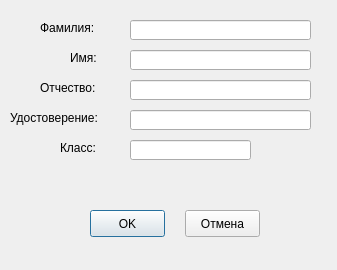
<?xml version="1.0" encoding="UTF-8"?>
<ui version="4.0">
 <class>Dialog</class>
 <widget class="QDialog" name="Dialog">
  <property name="windowModality">
   <enum>Qt::ApplicationModal</enum>
  </property>
  <property name="enabled">
   <bool>true</bool>
  </property>
  <property name="geometry">
   <rect>
    <x>0</x>
    <y>0</y>
    <width>337</width>
    <height>270</height>
   </rect>
  </property>
  <property name="sizeIncrement">
   <size>
    <width>0</width>
    <height>0</height>
   </size>
  </property>
  <property name="baseSize">
   <size>
    <width>0</width>
    <height>0</height>
   </size>
  </property>
  <property name="windowTitle">
   <string>Сотрудник</string>
  </property>
  <property name="windowIcon">
   <iconset>
    <normaloff>bmp/18.bmp</normaloff>bmp/18.bmp</iconset>
  </property>
  <widget class="QPushButton" name="PushButton">
   <property name="geometry">
    <rect>
     <x>90</x>
     <y>210</y>
     <width>75</width>
     <height>27</height>
    </rect>
   </property>
   <property name="baseSize">
    <size>
     <width>0</width>
     <height>0</height>
    </size>
   </property>
   <property name="text">
    <string>OK</string>
   </property>
   <property name="icon">
    <iconset>
     <normaloff>bmp/124.bmp</normaloff>bmp/124.bmp</iconset>
   </property>
   <property name="checkable">
    <bool>false</bool>
   </property>
  </widget>
  <widget class="QPushButton" name="PushButton_2">
   <property name="geometry">
    <rect>
     <x>185</x>
     <y>210</y>
     <width>75</width>
     <height>27</height>
    </rect>
   </property>
   <property name="baseSize">
    <size>
     <width>0</width>
     <height>0</height>
    </size>
   </property>
   <property name="text">
    <string>Отмена</string>
   </property>
   <property name="icon">
    <iconset>
     <normaloff>bmp/111.bmp</normaloff>bmp/111.bmp</iconset>
   </property>
   <property name="checkable">
    <bool>false</bool>
   </property>
  </widget>
  <widget class="QLineEdit" name="lineEdit">
   <property name="geometry">
    <rect>
     <x>130</x>
     <y>20</y>
     <width>181</width>
     <height>20</height>
    </rect>
   </property>
   <property name="frame">
    <bool>true</bool>
   </property>
  </widget>
  <widget class="QLineEdit" name="lineEdit_2">
   <property name="geometry">
    <rect>
     <x>130</x>
     <y>50</y>
     <width>181</width>
     <height>20</height>
    </rect>
   </property>
  </widget>
  <widget class="QLineEdit" name="lineEdit_3">
   <property name="geometry">
    <rect>
     <x>130</x>
     <y>80</y>
     <width>181</width>
     <height>20</height>
    </rect>
   </property>
  </widget>
  <widget class="QLineEdit" name="lineEdit_4">
   <property name="geometry">
    <rect>
     <x>130</x>
     <y>110</y>
     <width>181</width>
     <height>20</height>
    </rect>
   </property>
  </widget>
  <widget class="QLineEdit" name="lineEdit_5">
   <property name="geometry">
    <rect>
     <x>130</x>
     <y>140</y>
     <width>121</width>
     <height>20</height>
    </rect>
   </property>
  </widget>
  <widget class="QLabel" name="label">
   <property name="geometry">
    <rect>
     <x>40</x>
     <y>20</y>
     <width>71</width>
     <height>16</height>
    </rect>
   </property>
   <property name="text">
    <string>Фамилия:</string>
   </property>
   <property name="textInteractionFlags">
    <set>Qt::NoTextInteraction</set>
   </property>
  </widget>
  <widget class="QLabel" name="label_2">
   <property name="geometry">
    <rect>
     <x>70</x>
     <y>50</y>
     <width>41</width>
     <height>16</height>
    </rect>
   </property>
   <property name="text">
    <string>Имя:</string>
   </property>
  </widget>
  <widget class="QLabel" name="label_3">
   <property name="geometry">
    <rect>
     <x>40</x>
     <y>80</y>
     <width>71</width>
     <height>16</height>
    </rect>
   </property>
   <property name="text">
    <string>Отчество:</string>
   </property>
  </widget>
  <widget class="QLabel" name="label_4">
   <property name="geometry">
    <rect>
     <x>10</x>
     <y>110</y>
     <width>111</width>
     <height>16</height>
    </rect>
   </property>
   <property name="text">
    <string>Удостоверение:</string>
   </property>
  </widget>
  <widget class="QLabel" name="label_5">
   <property name="geometry">
    <rect>
     <x>60</x>
     <y>140</y>
     <width>51</width>
     <height>16</height>
    </rect>
   </property>
   <property name="text">
    <string>Класс:</string>
   </property>
  </widget>
 </widget>
 <resources/>
 <connections/>
</ui>
